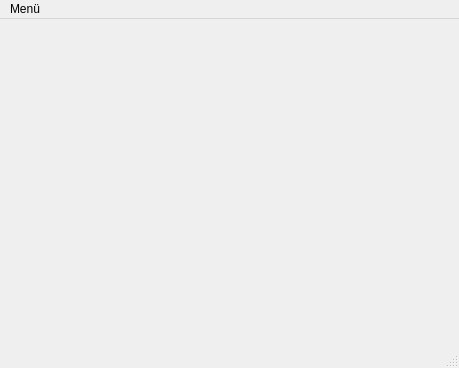
<?xml version="1.0" encoding="UTF-8"?>
<ui version="4.0">
 <class>MainWindow</class>
 <widget class="QMainWindow" name="MainWindow">
  <property name="geometry">
   <rect>
    <x>0</x>
    <y>0</y>
    <width>459</width>
    <height>368</height>
   </rect>
  </property>
  <property name="windowTitle">
   <string>MainWindow</string>
  </property>
  <widget class="QWidget" name="centralwidget"/>
  <widget class="QMenuBar" name="menubar">
   <property name="geometry">
    <rect>
     <x>0</x>
     <y>0</y>
     <width>459</width>
     <height>26</height>
    </rect>
   </property>
   <widget class="QMenu" name="menuMen_ler">
    <property name="title">
     <string>Menü</string>
    </property>
    <widget class="QMenu" name="menu_lemler">
     <property name="title">
      <string>İşlemler</string>
     </property>
     <widget class="QMenu" name="menu_ifre">
      <property name="title">
       <string>Şifre</string>
      </property>
      <addaction name="degistir"/>
     </widget>
     <addaction name="menu_ifre"/>
    </widget>
    <widget class="QMenu" name="menuKar_la_t_r">
     <property name="title">
      <string>Karşılaştır</string>
     </property>
     <addaction name="dice"/>
     <addaction name="separator"/>
     <addaction name="levenshtein"/>
    </widget>
    <addaction name="menu_lemler"/>
    <addaction name="separator"/>
    <addaction name="menuKar_la_t_r"/>
    <addaction name="separator"/>
    <addaction name="cikis"/>
   </widget>
   <addaction name="menuMen_ler"/>
  </widget>
  <widget class="QStatusBar" name="statusbar"/>
  <action name="cikis">
   <property name="text">
    <string>Çıkış</string>
   </property>
  </action>
  <action name="degistir">
   <property name="text">
    <string>Değiştir</string>
   </property>
  </action>
  <action name="dice">
   <property name="text">
    <string>Dice Katsayısı Kullanarak Karşılaştır</string>
   </property>
  </action>
  <action name="levenshtein">
   <property name="text">
    <string>Levenshtein Distance Kullanarak Karşılaştır</string>
   </property>
  </action>
 </widget>
 <resources/>
 <connections/>
</ui>
